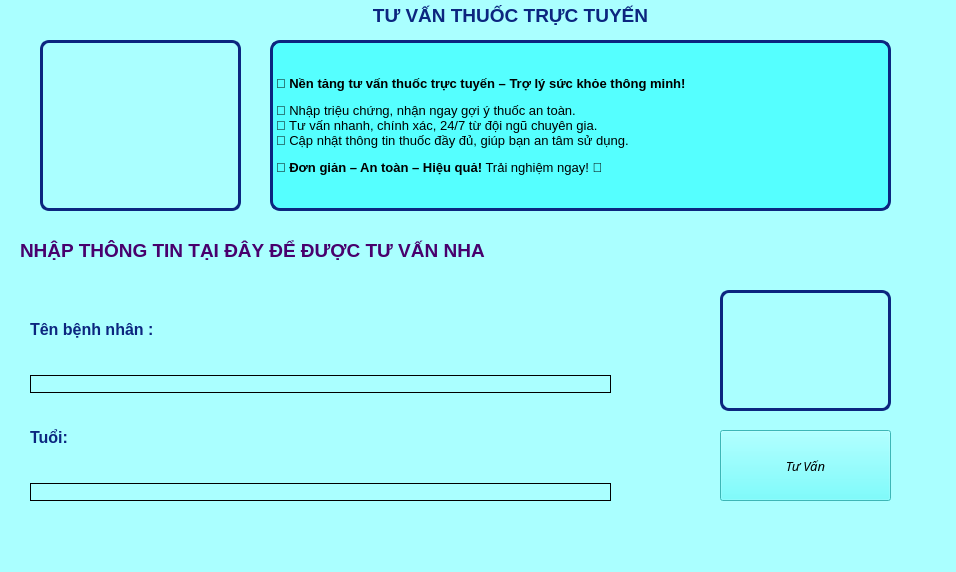
<?xml version="1.0" encoding="UTF-8"?>
<ui version="4.0">
 <class>MainWindow</class>
 <widget class="QMainWindow" name="MainWindow">
  <property name="geometry">
   <rect>
    <x>0</x>
    <y>0</y>
    <width>956</width>
    <height>572</height>
   </rect>
  </property>
  <property name="windowTitle">
   <string>MainWindow</string>
  </property>
  <property name="styleSheet">
   <string notr="true">background-color:rgb(170, 255, 255)
</string>
  </property>
  <widget class="QWidget" name="centralwidget">
   <widget class="QLabel" name="label">
    <property name="geometry">
     <rect>
      <x>30</x>
      <y>-20</y>
      <width>961</width>
      <height>71</height>
     </rect>
    </property>
    <property name="styleSheet">
     <string notr="true">background:rgb(170, 255, 255)</string>
    </property>
    <property name="text">
     <string>&lt;html&gt;&lt;head/&gt;&lt;body&gt;&lt;p align=&quot;center&quot;&gt;&lt;span style=&quot; font-size:14pt; font-weight:600; color:#0c267f;&quot;&gt;TƯ VẤN THUỐC TRỰC TUYẾN&lt;/span&gt;&lt;/p&gt;&lt;/body&gt;&lt;/html&gt;</string>
    </property>
   </widget>
   <widget class="QLabel" name="label_2">
    <property name="geometry">
     <rect>
      <x>40</x>
      <y>40</y>
      <width>201</width>
      <height>171</height>
     </rect>
    </property>
    <property name="styleSheet">
     <string notr="true">border: 3px solid rgb(12, 38, 127); /* Viền màu đỏ dày 3px */
border-radius: 9px;    /* Bo tròn góc */
</string>
    </property>
    <property name="text">
     <string/>
    </property>
    <property name="pixmap">
     <pixmap>../../Pictures/12.jpg</pixmap>
    </property>
    <property name="scaledContents">
     <bool>true</bool>
    </property>
   </widget>
   <widget class="QLabel" name="label_3">
    <property name="geometry">
     <rect>
      <x>270</x>
      <y>40</y>
      <width>621</width>
      <height>171</height>
     </rect>
    </property>
    <property name="styleSheet">
     <string notr="true">border: 3px solid rgb(12, 38, 127); /* Viền màu xanh dương đậm */
border-radius: 10px;    /* Bo tròn góc */
background: rgb(85, 255, 255)</string>
    </property>
    <property name="text">
     <string>&lt;html&gt;&lt;head/&gt;&lt;body&gt;&lt;p&gt;&lt;span style=&quot; font-size:10pt;&quot;&gt;💊 &lt;/span&gt;&lt;span style=&quot; font-size:10pt; font-weight:600;&quot;&gt;Nền tảng tư vấn thuốc trực tuyến – Trợ lý sức khỏe thông minh!&lt;/span&gt;&lt;/p&gt;&lt;p&gt;&lt;span style=&quot; font-size:10pt;&quot;&gt;🔹 Nhập triệu chứng, nhận ngay gợi ý thuốc an toàn.&lt;br/&gt;🔹 Tư vấn nhanh, chính xác, 24/7 từ đội ngũ chuyên gia.&lt;br/&gt;🔹 Cập nhật thông tin thuốc đầy đủ, giúp bạn an tâm sử dụng.&lt;/span&gt;&lt;/p&gt;&lt;p&gt;&lt;span style=&quot; font-size:10pt;&quot;&gt;🚀 &lt;/span&gt;&lt;span style=&quot; font-size:10pt; font-weight:600;&quot;&gt;Đơn giản – An toàn – Hiệu quả!&lt;/span&gt;&lt;span style=&quot; font-size:10pt;&quot;&gt; Trải nghiệm ngay! 💙&lt;/span&gt;&lt;/p&gt;&lt;/body&gt;&lt;/html&gt;</string>
    </property>
   </widget>
   <widget class="QPushButton" name="btn_open_second">
    <property name="geometry">
     <rect>
      <x>720</x>
      <y>430</y>
      <width>171</width>
      <height>71</height>
     </rect>
    </property>
    <property name="font">
     <font>
      <family>Segoe UI Black</family>
      <pointsize>10</pointsize>
      <weight>10</weight>
      <italic>true</italic>
      <bold>false</bold>
     </font>
    </property>
    <property name="styleSheet">
     <string notr="true">font: 87 italic 10pt &quot;Segoe UI Black&quot;;

background: rgb(85, 255, 255)</string>
    </property>
    <property name="text">
     <string>Tư Vấn</string>
    </property>
   </widget>
   <widget class="QWidget" name="verticalLayoutWidget_2">
    <property name="geometry">
     <rect>
      <x>30</x>
      <y>290</y>
      <width>581</width>
      <height>211</height>
     </rect>
    </property>
    <layout class="QVBoxLayout" name="verticalLayout_2">
     <item>
      <widget class="QLabel" name="label_4">
       <property name="text">
        <string>&lt;html&gt;&lt;head/&gt;&lt;body&gt;&lt;p&gt;&lt;span style=&quot; font-size:12pt; font-weight:600; color:#0c267f;&quot;&gt;Tên bệnh nhân :&lt;/span&gt;&lt;/p&gt;&lt;/body&gt;&lt;/html&gt;</string>
       </property>
      </widget>
     </item>
     <item>
      <widget class="QLineEdit" name="input_ten">
       <property name="styleSheet">
        <string notr="true">border: 1px solid royalblack; /* Viền màu xanh dương đậm */
border-radius: 10px;    /* Bo tròn góc */
</string>
       </property>
      </widget>
     </item>
     <item>
      <widget class="QLabel" name="label_5">
       <property name="text">
        <string>&lt;html&gt;&lt;head/&gt;&lt;body&gt;&lt;p&gt;&lt;span style=&quot; font-size:12pt; font-weight:600; color:#0c267f;&quot;&gt;Tuổi:&lt;/span&gt;&lt;/p&gt;&lt;/body&gt;&lt;/html&gt;</string>
       </property>
      </widget>
     </item>
     <item>
      <widget class="QLineEdit" name="input_tuoi">
       <property name="styleSheet">
        <string notr="true">border: 1px solid royalblack; /* Viền màu xanh dương đậm */
border-radius: 10px;    /* Bo tròn góc */
</string>
       </property>
      </widget>
     </item>
    </layout>
   </widget>
   <widget class="QLabel" name="label_6">
    <property name="geometry">
     <rect>
      <x>20</x>
      <y>220</y>
      <width>691</width>
      <height>61</height>
     </rect>
    </property>
    <property name="text">
     <string>&lt;html&gt;&lt;head/&gt;&lt;body&gt;&lt;p&gt;&lt;span style=&quot; font-size:14pt; font-weight:600; color:#48006d;&quot;&gt;NHẬP THÔNG TIN TẠI ĐÂY ĐỂ ĐƯỢC TƯ VẤN NHA&lt;/span&gt;&lt;/p&gt;&lt;/body&gt;&lt;/html&gt;</string>
    </property>
   </widget>
   <widget class="QLabel" name="label_7">
    <property name="geometry">
     <rect>
      <x>720</x>
      <y>290</y>
      <width>171</width>
      <height>121</height>
     </rect>
    </property>
    <property name="styleSheet">
     <string notr="true">border: 3px solid rgb(12, 38, 127); /* Viền màu đỏ dày 3px */
border-radius: 9px;    /* Bo tròn góc */
</string>
    </property>
    <property name="text">
     <string/>
    </property>
    <property name="pixmap">
     <pixmap>../../Pictures/13.jpg</pixmap>
    </property>
    <property name="scaledContents">
     <bool>true</bool>
    </property>
   </widget>
  </widget>
  <widget class="QMenuBar" name="menubar">
   <property name="geometry">
    <rect>
     <x>0</x>
     <y>0</y>
     <width>956</width>
     <height>26</height>
    </rect>
   </property>
  </widget>
  <widget class="QStatusBar" name="statusbar"/>
 </widget>
 <resources/>
 <connections/>
</ui>
